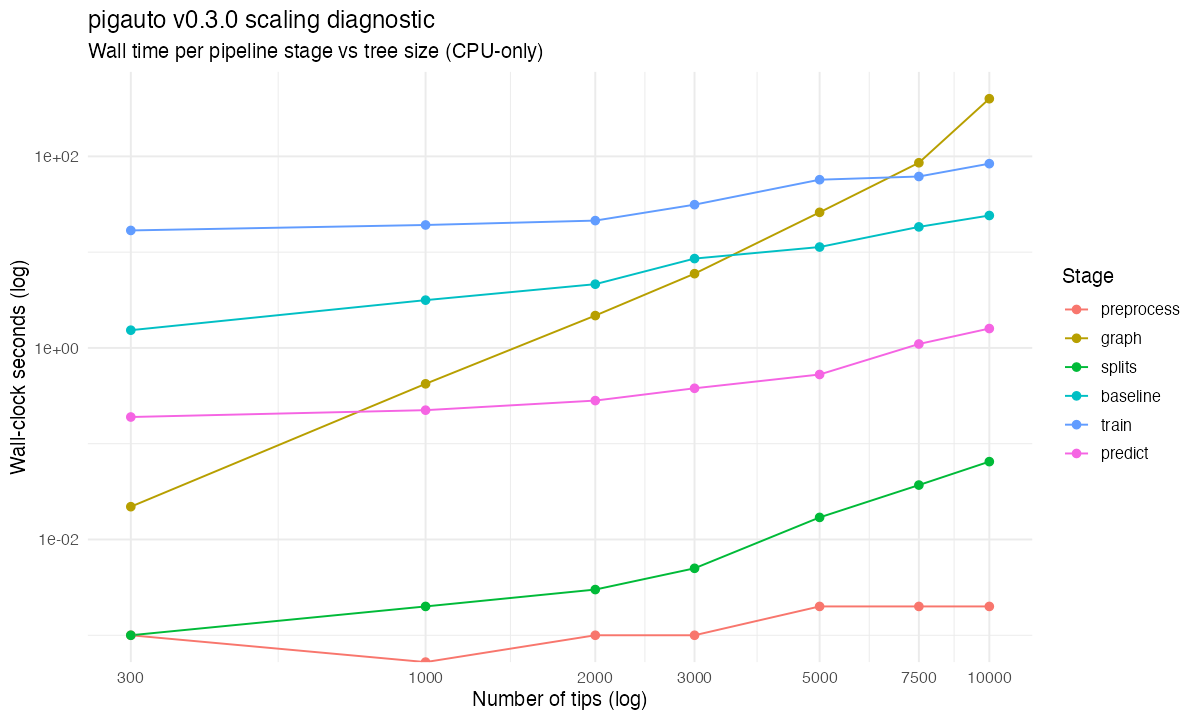

The R source for this figure:
#!/usr/bin/env Rscript
#
# script/bench_scaling.R
#
# Part 3 of the CRAN warm-up + scaling plan
# (/Users/z3437171/.claude/plans/fizzy-baking-treasure.md).
#
# Purpose
#   Measure wall-clock time and R-heap memory for each pigauto pipeline
#   stage at N = 300, 1000, 2000, 3000, 5000, 7500, 10000 tips on a
#   simulated mixed-type trait dataset, on the current (v0.3.0) code.
#   This is a pre-fix baseline: the results determine which of the Part 4
#   fixes in the plan are mandatory versus optional.
#
# Design
#   * Tree: ape::rcoal(n), seeded by n for reproducibility.
#   * Traits: 3 continuous (BM) + 1 binary (thresholded BM) +
#             1 ordinal (3-level binned BM), 15% MCAR on observed cells.
#   * Stages (sequential, dependent): preprocess, graph, splits,
#             baseline, train (epochs = 100), predict (5 imputations).
#   * Per-stage wall budget: 30 minutes. If a stage errors or exceeds the
#             budget, subsequent stages for that n are skipped.
#   * Overall wall budget: 3 hours. If exceeded, remaining n are
#             recorded as "budget-exhausted" and the script exits.
#   * Checkpointing: results are saved to script/bench_scaling.rds after
#             every stage, so a crash at the last size still leaves
#             usable data for smaller sizes.
#
# Output
#   script/bench_scaling.rds          per-stage data.frame
#   script/bench_scaling.png          wall-clock plot (log y)
#   script/bench_scaling_summary.md   machine info + verdict
#   script/bench_scaling.log          this script's stdout/stderr
#
# Run with
#   cd pigauto && /usr/local/bin/Rscript script/bench_scaling.R

options(warn = 1, stringsAsFactors = FALSE)

suppressPackageStartupMessages({
  library(pigauto)
  library(ape)
})

# -------------------------------------------------------------------------
# Paths and state
# -------------------------------------------------------------------------

here       <- "/Users/z3437171/Dropbox/Github Local/pigauto"
out_rds    <- file.path(here, "script", "bench_scaling.rds")
out_png    <- file.path(here, "script", "bench_scaling.png")
out_md     <- file.path(here, "script", "bench_scaling_summary.md")

n_grid             <- c(300L, 1000L, 2000L, 3000L, 5000L, 7500L, 10000L)
stage_budget_sec   <- 30 * 60      # 30 minutes per stage
overall_budget_sec <- 3 * 3600     # 3 hours total

results <- data.frame(
  n          = integer(),
  stage      = character(),
  wall_sec   = numeric(),
  max_mb     = numeric(),
  status     = character(),
  error_msg  = character(),
  stringsAsFactors = FALSE
)

script_start <- proc.time()[["elapsed"]]

log_line <- function(...) {
  cat(sprintf("[%6.1fs] ", proc.time()[["elapsed"]] - script_start), ..., "\n",
      sep = "")
  flush.console()
}

append_result <- function(n, stage, wall_sec, max_mb, status,
                          error_msg = NA_character_) {
  row <- data.frame(
    n         = n, stage = stage,
    wall_sec  = wall_sec, max_mb = max_mb,
    status    = status, error_msg = error_msg,
    stringsAsFactors = FALSE
  )
  results <<- rbind(results, row)
  saveRDS(results, out_rds)
}

# -------------------------------------------------------------------------
# Per-stage timing wrapper
# -------------------------------------------------------------------------

time_stage <- function(n, stage_label, expr_fun) {
  gc(reset = TRUE, full = TRUE)
  gc_before <- gc(reset = TRUE, full = TRUE)

  t0 <- proc.time()[["elapsed"]]
  status    <- "ok"
  error_msg <- NA_character_
  value     <- NULL

  tryCatch({
    setTimeLimit(elapsed = stage_budget_sec, transient = TRUE)
    value <- expr_fun()
  }, error = function(e) {
    msg <- conditionMessage(e)
    if (grepl("reached elapsed time limit", msg, fixed = TRUE)) {
      status    <<- "timeout"
      error_msg <<- sprintf("exceeded %.0fs per-stage budget", stage_budget_sec)
    } else {
      status    <<- "error"
      error_msg <<- msg
    }
  })
  setTimeLimit(elapsed = Inf, transient = FALSE)

  wall <- proc.time()[["elapsed"]] - t0
  gc_after <- gc(full = TRUE)
  # gc() returns a matrix whose columns are c("used", "(Mb)", "gc trigger",
  # "(Mb)", "limit (Mb)", "max used", "(Mb)"). Column 7 is max-used in Mb.
  # Duplicate "(Mb)" header names make name-based indexing unreliable, so
  # we take column 7 of the Vcells row positionally.
  mb <- tryCatch(as.numeric(gc_after["Vcells", 7L]),
                 error = function(e) NA_real_)

  append_result(n, stage_label, wall, mb, status, error_msg)

  log_line(sprintf("[n=%5d] %-10s %-7s wall=%7.1fs  maxR=%6.0f MB%s",
                   n, stage_label, status, wall, mb,
                   if (!is.na(error_msg)) paste0("  -- ", substr(error_msg, 1, 120)) else ""))

  list(status = status, value = value, wall = wall)
}

# -------------------------------------------------------------------------
# Mixed-type dataset simulator
# -------------------------------------------------------------------------

simulate_dataset <- function(n) {
  set.seed(n)
  tree <- ape::rcoal(n)

  # 3 continuous BM traits plus 2 latent BM traits for binary / ordinal.
  x1 <- ape::rTraitCont(tree, model = "BM", sigma = 1)
  x2 <- ape::rTraitCont(tree, model = "BM", sigma = 1)
  x3 <- ape::rTraitCont(tree, model = "BM", sigma = 1)
  z1 <- ape::rTraitCont(tree, model = "BM", sigma = 1)
  z2 <- ape::rTraitCont(tree, model = "BM", sigma = 1)

  # Binary via sign of z1 centered on zero; ordinal via 3-quantile binning.
  binary  <- factor(ifelse(z1 > stats::median(z1), "high", "low"),
                    levels = c("low", "high"))
  ordinal <- cut(z2,
                 breaks = stats::quantile(z2, probs = c(0, 1/3, 2/3, 1)),
                 include.lowest = TRUE,
                 labels = c("small", "medium", "large"))
  ordinal <- factor(ordinal, levels = c("small", "medium", "large"),
                    ordered = TRUE)

  traits <- data.frame(
    cont1   = as.numeric(x1),
    cont2   = as.numeric(x2),
    cont3   = as.numeric(x3),
    bin     = binary,
    ord     = ordinal,
    row.names = tree$tip.label,
    stringsAsFactors = FALSE
  )

  # 15% MCAR on observed cells.
  set.seed(1000L + n)
  mask <- matrix(stats::runif(nrow(traits) * ncol(traits)) < 0.15,
                 nrow = nrow(traits), ncol = ncol(traits))
  for (j in seq_len(ncol(traits))) {
    traits[mask[, j], j] <- NA
  }

  list(traits = traits, tree = tree)
}

# -------------------------------------------------------------------------
# Per-size runner
# -------------------------------------------------------------------------

run_one <- function(n) {
  log_line(sprintf("===== n = %d =====", n))

  # --- simulate ---
  sim <- tryCatch(simulate_dataset(n), error = function(e) {
    append_result(n, "simulate", NA_real_, NA_real_, "error", conditionMessage(e))
    NULL
  })
  if (is.null(sim)) return(invisible(NULL))
  traits <- sim$traits
  tree   <- sim$tree

  # --- preprocess ---
  st <- time_stage(n, "preprocess", function() {
    preprocess_traits(traits, tree, log_transform = FALSE)
  })
  if (st$status != "ok") return(invisible(NULL))
  pd <- st$value

  # --- graph ---
  st <- time_stage(n, "graph", function() {
    build_phylo_graph(tree, k_eigen = 8L, sigma_mult = 0.5)
  })
  if (st$status != "ok") return(invisible(NULL))
  graph <- st$value

  # --- splits ---
  st <- time_stage(n, "splits", function() {
    make_missing_splits(pd$X_scaled, missing_frac = 0.25,
                        val_frac = 0.25, seed = 42L,
                        trait_map = pd$trait_map)
  })
  if (st$status != "ok") return(invisible(NULL))
  splits <- st$value

  # --- baseline ---
  st <- time_stage(n, "baseline", function() {
    fit_baseline(pd, tree, splits = splits, model = "BM")
  })
  if (st$status != "ok") return(invisible(NULL))
  baseline <- st$value

  # --- train ---
  st <- time_stage(n, "train", function() {
    fit_pigauto(
      data            = pd,
      tree            = tree,
      splits          = splits,
      graph           = graph,
      baseline        = baseline,
      hidden_dim      = 64L,
      k_eigen         = 8L,
      dropout         = 0.10,
      lr              = 3e-3,
      epochs          = 100L,
      corruption_rate = 0.55,
      lambda_shrink   = 0.03,
      eval_every      = 25L,
      patience        = 3L,
      verbose         = FALSE,
      seed            = 1L
    )
  })
  if (st$status != "ok") return(invisible(NULL))
  fit <- st$value

  # --- predict ---
  st <- time_stage(n, "predict", function() {
    stats::predict(fit, return_se = TRUE, n_imputations = 5L)
  })
  invisible(NULL)
}

# -------------------------------------------------------------------------
# Main loop
# -------------------------------------------------------------------------

log_line(sprintf("bench_scaling starting at %s", format(Sys.time())))
log_line(sprintf("n_grid = %s", paste(n_grid, collapse = ", ")))
log_line(sprintf("stage budget = %ds, overall budget = %ds",
                 stage_budget_sec, overall_budget_sec))

for (n in n_grid) {
  elapsed <- proc.time()[["elapsed"]] - script_start
  if (elapsed > overall_budget_sec) {
    log_line(sprintf("overall budget exhausted at %.0fs, skipping n = %d and later",
                     elapsed, n))
    append_result(n, "budget", elapsed, NA_real_, "budget-exhausted")
    break
  }
  run_one(n)
}

log_line(sprintf("loop finished at %s (total elapsed %.0fs)",
                 format(Sys.time()),
                 proc.time()[["elapsed"]] - script_start))

# -------------------------------------------------------------------------
# Plot
# -------------------------------------------------------------------------

if (requireNamespace("ggplot2", quietly = TRUE) && nrow(results) > 0) {
  plot_df <- results[results$status == "ok" & !is.na(results$wall_sec), ]
  if (nrow(plot_df) > 0) {
    plot_df$stage <- factor(
      plot_df$stage,
      levels = c("preprocess", "graph", "splits", "baseline", "train", "predict")
    )
    p <- ggplot2::ggplot(plot_df,
                         ggplot2::aes(x = n, y = wall_sec, colour = stage)) +
      ggplot2::geom_line() +
      ggplot2::geom_point(size = 2) +
      ggplot2::scale_y_log10() +
      ggplot2::scale_x_log10(breaks = n_grid) +
      ggplot2::labs(
        title    = "pigauto v0.3.0 scaling diagnostic",
        subtitle = "Wall time per pipeline stage vs tree size (CPU-only)",
        x        = "Number of tips (log)",
        y        = "Wall-clock seconds (log)",
        colour   = "Stage"
      ) +
      ggplot2::theme_minimal(base_size = 12)
    ggplot2::ggsave(out_png, plot = p, width = 10, height = 6, dpi = 120)
    log_line(sprintf("plot written to %s", out_png))
  }
} else {
  log_line("ggplot2 not available or no ok rows, skipping plot")
}

# -------------------------------------------------------------------------
# Markdown summary + verdict
# -------------------------------------------------------------------------

machine <- tryCatch(
  sprintf("%s %s (%s), R %s",
          Sys.info()[["sysname"]],
          Sys.info()[["release"]],
          Sys.info()[["machine"]],
          paste(R.version$major, R.version$minor, sep = ".")),
  error = function(e) "machine info unavailable"
)

# Identify the first n at which *any* stage took more than 5 minutes OR
# errored / timed out. That n is the scaling wall.
results$blocking <- (results$status != "ok") |
  (results$wall_sec > 300 & !is.na(results$wall_sec))
blockers <- results[results$blocking, , drop = FALSE]

verdict <- if (nrow(blockers) == 0) {
  "All stages completed within 5 minutes at every N -- no scaling wall observed in this run."
} else {
  first_n    <- min(blockers$n)
  first_rows <- blockers[blockers$n == first_n, , drop = FALSE]
  stages     <- paste(first_rows$stage, collapse = ", ")
  sprintf("First scaling wall at n = %d in stage(s): %s.", first_n, stages)
}

# Fix A vs Fix D verdict heuristic: if the `graph` stage is the
# earliest-blocking or slowest, Fix A (sparse eigensolver) is the primary
# win. If `baseline` (Rphylopars) is also blocking at the same or an
# earlier n, Fix D (fast Felsenstein) becomes mandatory too.
graph_block    <- any(results$blocking & results$stage == "graph")
baseline_block <- any(results$blocking & results$stage == "baseline")

fix_verdict <- if (graph_block && baseline_block) {
  "Fix A (sparse eigensolver) AND Fix D (fast Felsenstein baseline) are mandatory; both graph and baseline stages block."
} else if (graph_block) {
  "Fix A (sparse eigensolver) is sufficient to unblock the current wall; Fix D can be deferred unless baseline becomes the next bottleneck."
} else if (baseline_block) {
  "Fix D (fast Felsenstein baseline) is the primary bottleneck; Fix A may still be needed at larger N but is secondary here."
} else if (nrow(blockers) == 0) {
  "No fixes strictly required from this run; pigauto already reaches N = 10,000 within acceptable budgets."
} else {
  "Bottleneck is in neither graph nor baseline -- inspect train/predict stages before committing to Fix A or Fix D."
}

md_lines <- c(
  "# pigauto scaling diagnostic (Part 3 baseline, tag v0.3.0)",
  "",
  sprintf("Run on: %s", format(Sys.time())),
  sprintf("Machine: %s", machine),
  sprintf("Commit:  %s (tag v0.3.0)", system("git rev-parse HEAD", intern = TRUE)),
  "",
  "## Per-stage results",
  "",
  "| N | stage | status | wall (s) | R heap max (MB) | error |",
  "|---|---|---|---|---|---|"
)

if (nrow(results) > 0) {
  for (i in seq_len(nrow(results))) {
    r <- results[i, ]
    md_lines <- c(md_lines,
      sprintf("| %d | %s | %s | %s | %s | %s |",
              r$n, r$stage, r$status,
              if (is.na(r$wall_sec)) "-" else sprintf("%.1f", r$wall_sec),
              if (is.na(r$max_mb))   "-" else sprintf("%.0f",  r$max_mb),
              if (is.na(r$error_msg)) "" else substr(r$error_msg, 1, 80))
    )
  }
}

md_lines <- c(md_lines, "",
              "## Wall of first failure", "", verdict, "",
              "## Verdict on Part 4 fixes", "", fix_verdict, "")

writeLines(md_lines, out_md)
log_line(sprintf("summary written to %s", out_md))
log_line("done")
